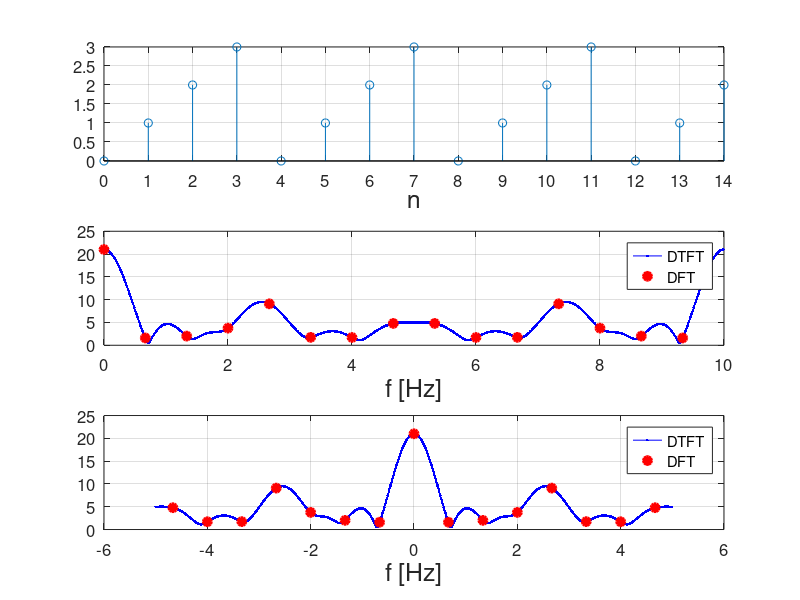

Recreate this plot in MATLAB.
% SOURCE:
% Cyfrowe przetwarzanie sygnalow. Podstawy, multimedia, transmisja. PWN, Warszawa, 2014.

clc;     clear;    close all;

% Exemplary discrete data
N1=2^4-1;
x=mod(0:N1-1,4);                                 

% DFT of the data (discrete)
X1=fft(x);                                       

% DTFT (analog signal)
K=64; N2=K*N1;                                   
X2=fft(x,N2);                                    

% Data for X axis description
fpr=10;   df1=fpr/N1;    df2=fpr/N2;             
f1=0:df1:(N1-1)*df1; f2=0:df2:(N2-1)*df2;        

% FFTSHIFT transformation
sX1=fftshift(X1);                                
if N1/2==round(N1/2)                            
    sf1=[f1(N1/2+1:end)-fpr,f1(1:N1/2)];         
else                                             
    sf1=[f1((N1+1)/2+1:end)-fpr,f1(1:(N1+1)/2)]; 
end

sX2=fftshift(X2);                                
if N2/2==round(N2/2)
    sf2=[f2(N2/2+1:end)-fpr,f2(1:N2/2)];         
else
    sf2=[f2((N2+1)/2+1:end)-fpr,f2(1:(N2+1)/2)]; 
end

% Plotting the data
figure(1);
subplot(3,1,1); 
        stem(0:N1-1,x);         xlim([0,N1-1]);         grid on;
            set(gca,'fontsize',12,'xtick',0:N1-1);      xlabel('n','fontsize',18);
            
subplot(3,1,2); 
        plot(f2,abs(X2),'b.-');         grid on;        hold on;
        plot(f1,abs(X1),'ro','linewidth',2,'markerface','r');
            set(gca,'fontsize',12);     xlabel('f [Hz]','fontsize',18);
            legend('DTFT','DFT');
            
subplot(3,1,3); 
        plot(sf2,abs(sX2),'b.-');       grid on;        hold on;
        plot(sf1,abs(sX1),'ro','linewidth',2,'markerface','r');
            set(gca,'fontsize',12);     xlabel('f [Hz]','fontsize',18);
            legend('DTFT','DFT');      
                    